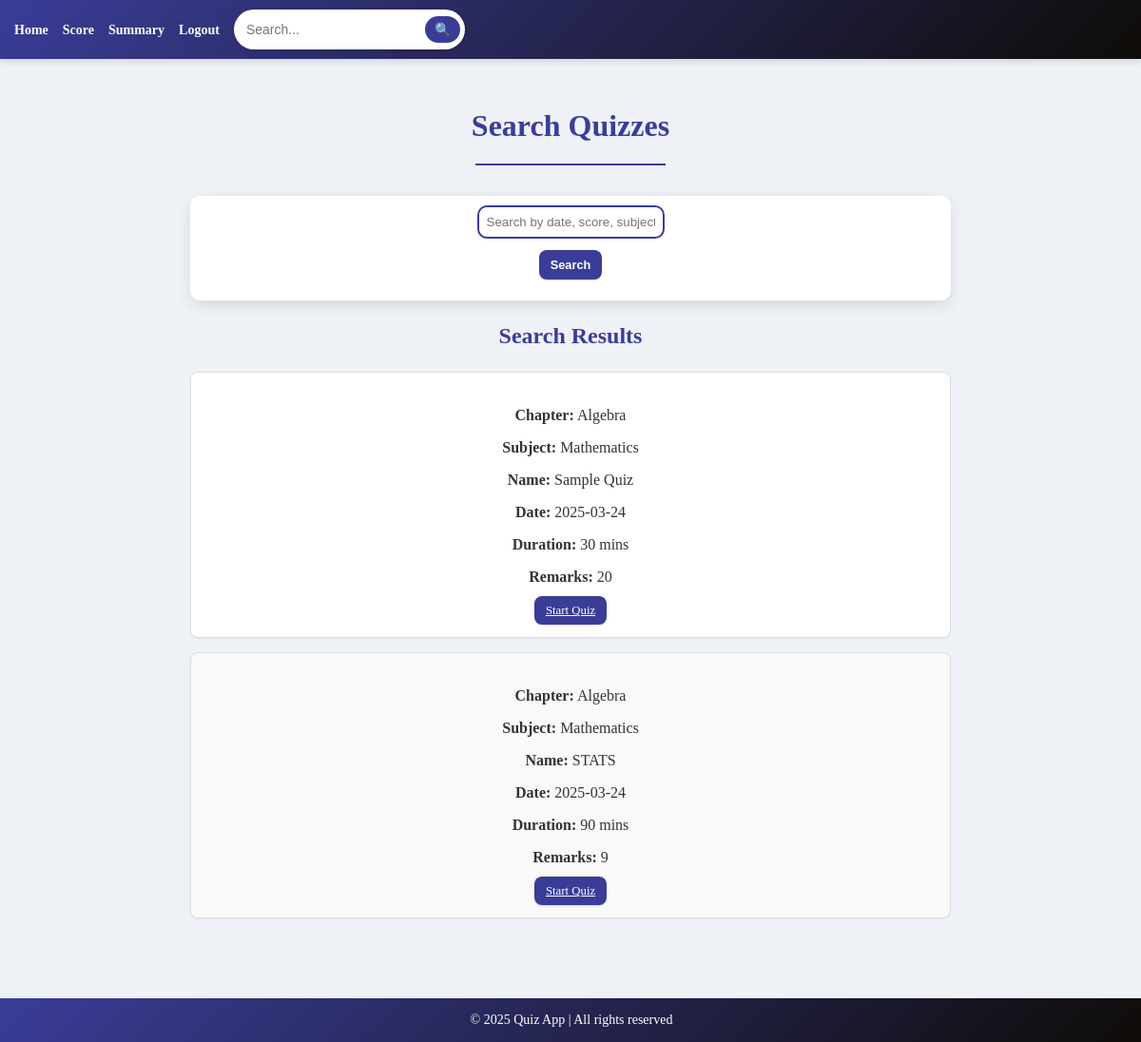
Page /search (signed in) on the earlier database version.
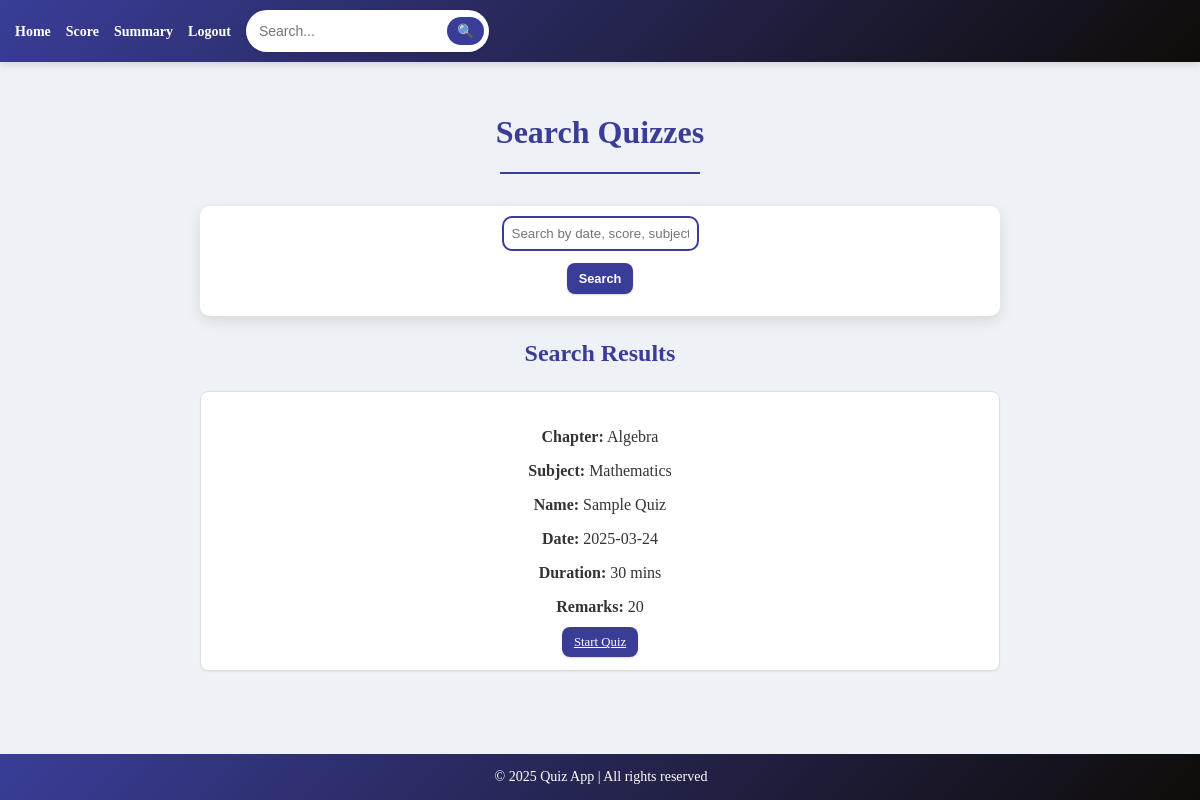
Same page on the later database version.
### models.py (models this page shows, shortened)
class Quiz(db.Model):
    __tablename__ = 'quiz'
    id = db.Column(db.Integer, primary_key=True)
    chapter_id = db.Column(db.Integer, db.ForeignKey('chapters.id'), nullable=False)
    name = db.Column(db.String(225), unique=True, nullable=False)
    date_of_quiz = db.Column(db.Date, nullable=True)
    time_duration = db.Column(db.Integer, nullable=True)
    remarks = db.Column(db.String(255), nullable=True)
    chapter = db.relationship('Chapter', back_populates='quizzes')
    scores = db.relationship('Score', backref='quiz', lazy=True)

class Chapter(db.Model):
    __tablename__ = 'chapters'
    id = db.Column(db.Integer, primary_key=True)
    chapter_name = db.Column(db.String(80), unique=True, nullable=False)
    description = db.Column(db.String(255), nullable=True)
    subject_id = db.Column(db.Integer, db.ForeignKey('subjects.id'), nullable=False)
    quizzes = db.relationship('Quiz', back_populates='chapter', cascade="all, delete-orphan", lazy=True)
    questions = db.relationship('Question', back_populates='chapter', cascade="all, delete-orphan", lazy=True)

class Subject(db.Model):
    __tablename__ = 'subjects'
    id = db.Column(db.Integer, primary_key=True)
    subject_name = db.Column(db.String(80), unique=True, nullable=False)
    description = db.Column(db.String(255), nullable=True)
    chapters = db.relationship('Chapter', backref='subject', cascade="all, delete-orphan", lazy=True)

### app.py (the view)
@app.route('/search', methods=['GET'])
def search_handler():
    if "user_id" not in session:
        flash("Unauthorized access!", "danger")
        return redirect(url_for("login"))
    query = request.args.get("query", "").strip()
    if session.get("user_role") == "admin":
        subjects, chapters = [], []
        if query:
            subjects = Subject.query.filter(
                (Subject.subject_name.ilike(f"%{query}%")) |
                (Subject.description.ilike(f"%{query}%"))
            ).all()
            chapters = Chapter.query.filter(
                (Chapter.chapter_name.ilike(f"%{query}%")) |
                (Chapter.description.ilike(f"%{query}%"))
            ).all()
        return render_template("search.html", query=query, subjects=subjects, chapters=chapters)
    else:
        quizzes = []
        if query:
            from sqlalchemy import or_, func
            quizzes = Quiz.query.join(Chapter).join(Subject).filter(
                or_(
                    Quiz.name.ilike(f"%{query}%"),
                    func.strftime('%Y-%m-%d', Quiz.date_of_quiz).ilike(f"%{query}%"),
                    Chapter.chapter_name.ilike(f"%{query}%"),
                    Subject.subject_name.ilike(f"%{query}%")
                )
            ).all()
            if query.isdigit():
                numeric_query = int(query)
                user_scores = Score.query.filter_by(user_id=session.get("user_id"), total_scored=numeric_query).all()
                quiz_ids = [score.quiz_id for score in user_scores]
                quiz_by_score = Quiz.query.filter(Quiz.id.in_(quiz_ids)).all()
                quizzes = list({q.id: q for q in quizzes + quiz_by_score}.values())
        else:
            quizzes = Quiz.query.order_by(Quiz.date_of_quiz).all()
        return render_template("search1.html", query=query, quizzes=quizzes)

### templates/search1.html (shortened to what this page needs)
{% extends 'base1.html' %}
{% block content %}
<div class="container mt-4 py-4">
  <div class="text-center mb-4">
    <h1 class="display-4">Search Quizzes</h1>
    <hr class="custom-hr">
  </div>
  <form method="GET" action="{{ url_for('search_handler') }}" class="form-inline justify-content-center mb-4">
    <div class="form-group mx-sm-3 mb-2">
      <input type="text" name="query" class="form-control" placeholder="Search by date, score, subject or chapter" value="{{ query }}">
    </div>
    <button type="submit" class="btn btn-primary mb-2">Search</button>
  </form>
  <h2 class="text-center mb-4">Search Results</h2>
  {% if quizzes %}
    <ul class="custom-list">
      {% for quiz in quizzes %}
        <li>
          <p><strong>Chapter:</strong> {{ quiz.chapter.chapter_name }}</p>
          <p><strong>Subject:</strong> {{ quiz.chapter.subject.subject_name }}</p>
          <p><strong>Name:</strong> {{ quiz.name }}</p>
          <p><strong>Date:</strong> {{ quiz.date_of_quiz }}</p>
          <p><strong>Duration:</strong> {{ quiz.time_duration }} mins</p>
          <p><strong>Remarks:</strong> {{ quiz.remarks }}</p>
          <a href="{{ url_for('take_quiz', quiz_id=quiz.id) }}" class="btn btn-primary btn-sm">Start Quiz</a>
        </li>
      {% endfor %}
    </ul>
  {% else %}
    <p class="text-center text-muted">No quizzes found matching your search.</p>
  {% endif %}
</div>
{% endblock %}

Differences in the rows shown:
removed Quiz: chapter.chapter_name "Algebra", chapter.subject.subject_name "Mathematics", name "STATS", date_of_quiz "2025-03-24", time_duration "90", remarks "9"
